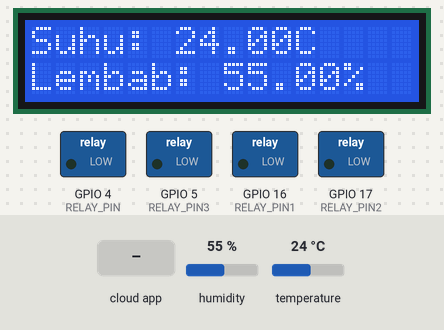
Recording of a sketch running on a simulated ESP32. Shown: 16×2 character LCD, switched loads named in the sketch (green lamp = pin HIGH). Inputs (shaded band) come from the test bench; at power-on: humidity 55 %, temperature 24 °C. WiFi joins after 1.5 s; servers stay silent unless stated; the Firebase database answers and starts empty; what the sketch prints to the serial monitor is not drawn.

Above: at 4.8 s.
4.9 s: the phone or cloud app sets relay1 to 1
At 7.7 s:
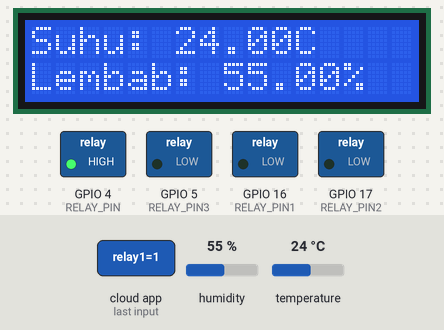
8.5 s: the phone or cloud app sets relay2 to 1
At 10.6 s:
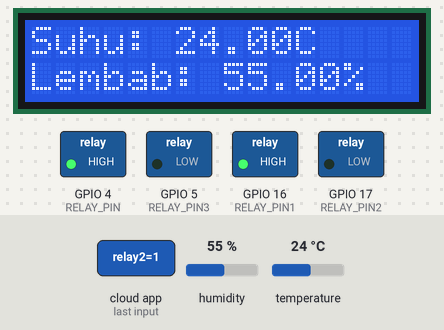
11.6 s: the phone or cloud app sets relay3 to 1
At 13.6 s:
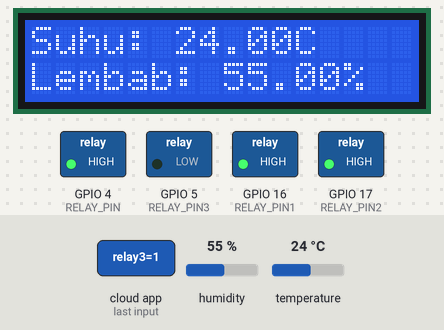
14.6 s: the phone or cloud app sets relay4 to 1
At 17.4 s:
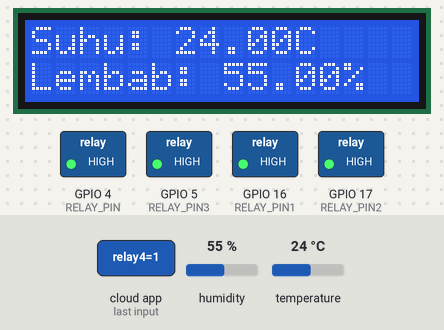
17.7 s: the phone or cloud app sets relay1 to 0
At 19.9 s:
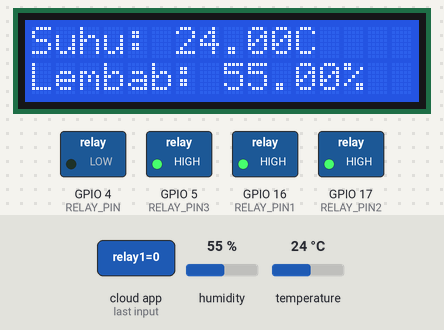
20.2 s: the phone or cloud app sets relay2 to 0
At 23.1 s:
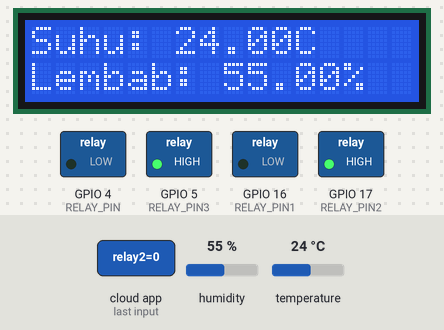
Timing chart, 0 to 24.3 s (numbered marks = the images above; inputs shaded):
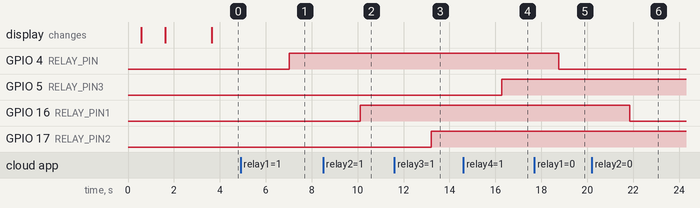

Measured:
- after the input at 4.9 s, GPIO 4 (RELAY_PIN): LOW → HIGH after 2.1 s
- after the input at 8.5 s, GPIO 16 (RELAY_PIN1): LOW → HIGH after 1.6 s
- after the input at 11.6 s, GPIO 17 (RELAY_PIN2): LOW → HIGH after 1.6 s
- after the input at 14.6 s, GPIO 5 (RELAY_PIN3): LOW → HIGH after 1.7 s
- after the input at 17.7 s, GPIO 4 (RELAY_PIN): HIGH → LOW after 1.1 s
- after the input at 20.2 s, GPIO 16 (RELAY_PIN1): HIGH → LOW after 1.6 s

The sketch:

dht22_sensor.ino
```cpp
#include <WiFi.h>
#include <Firebase_ESP_Client.h>
#include <DHT.h>
#include <LiquidCrystal_I2C.h>
#define RELAY_PIN 4
#define RELAY_PIN1 16
#define RELAY_PIN2 17
#define RELAY_PIN3 5

#define WIFI_SSID "26"
#define WIFI_PASSWORD "12345678"

#define API_KEY "AIzaSyD8Ybncqp1nKaTmmiM4kYOuE9G220lbcvU"  // Firebase Web API Key
#define DATABASE_URL "https://dht22-server-193ae-default-rtdb.firebaseio.com/"  // Firebase URL

#define USER_EMAIL "user@dht22.com"
#define USER_PASSWORD "iotmakerntb"

#define DHTPIN 25
#define DHTTYPE DHT22

DHT dht(DHTPIN, DHTTYPE);
LiquidCrystal_I2C lcd(0x27, 16, 2);

FirebaseData fbdo;
FirebaseAuth auth;
FirebaseConfig config;

float suhuC = 0.0;
float humidity = 0.0;

void setup() {
  Serial.begin(9600);
  dht.begin();
  lcd.init();
  lcd.backlight();

  WiFi.begin(WIFI_SSID, WIFI_PASSWORD);
  lcd.setCursor(0, 0);
  lcd.print("Connect WiFi...");
  while (WiFi.status() != WL_CONNECTED) {
    delay(500);
    Serial.print(".");
    lcd.print(".");
  }

  lcd.clear();
  lcd.setCursor(0, 0);
  lcd.print("WiFi Connected");
  lcd.setCursor(0, 1);
  lcd.print(WiFi.localIP());

  config.api_key = API_KEY;
  config.database_url = DATABASE_URL;
  auth.user.email = USER_EMAIL;
  auth.user.password = USER_PASSWORD;

  Firebase.begin(&config, &auth);
  Firebase.reconnectWiFi(true);

  delay(2000);
  lcd.clear();

  pinMode(RELAY_PIN, OUTPUT);
  pinMode(RELAY_PIN1, OUTPUT);
  pinMode(RELAY_PIN2, OUTPUT);
  pinMode(RELAY_PIN3, OUTPUT);

  digitalWrite(RELAY_PIN, LOW);
  digitalWrite(RELAY_PIN1, LOW);
  digitalWrite(RELAY_PIN2, LOW);
  digitalWrite(RELAY_PIN3, LOW);
}

void loop() {
  suhuC = dht.readTemperature();
  humidity = dht.readHumidity();

  lcd.setCursor(0, 0);
  lcd.print("Suhu: ");
  lcd.print(suhuC);
  lcd.print("C ");

  lcd.setCursor(0, 1);
  lcd.print("Lembab: ");
  lcd.print(humidity);
  lcd.print("% ");

  if (Firebase.ready()) {
    if (Firebase.RTDB.setFloat(&fbdo, "/sensor/suhu", suhuC)) {
      Serial.println("Suhu dikirim!");
    } else {
      Serial.print("Gagal kirim suhu: ");
      Serial.println(fbdo.errorReason());
    }

    if (Firebase.RTDB.setFloat(&fbdo, "/sensor/kelembaban", humidity)) {
      Serial.println("Kelembaban dikirim!");
    } else {
      Serial.print("Gagal kirim kelembaban: ");
      Serial.println(fbdo.errorReason());
    }

    // Baca status relay 1-4 dari Firebase (0 atau 1)
    if (Firebase.RTDB.getInt(&fbdo, "/sensor/relay1"))
      digitalWrite(RELAY_PIN, fbdo.intData() == 1 ? HIGH : LOW);

    if (Firebase.RTDB.getInt(&fbdo, "/relay/relay2"))
      digitalWrite(RELAY_PIN1, fbdo.intData() == 1 ? HIGH : LOW);

    if (Firebase.RTDB.getInt(&fbdo, "/relay/relay3"))
      digitalWrite(RELAY_PIN2, fbdo.intData() == 1 ? HIGH : LOW);

    if (Firebase.RTDB.getInt(&fbdo, "/relay/relay4"))
      digitalWrite(RELAY_PIN3, fbdo.intData() == 1 ? HIGH : LOW);
    }

  delay(2000);
}
```
